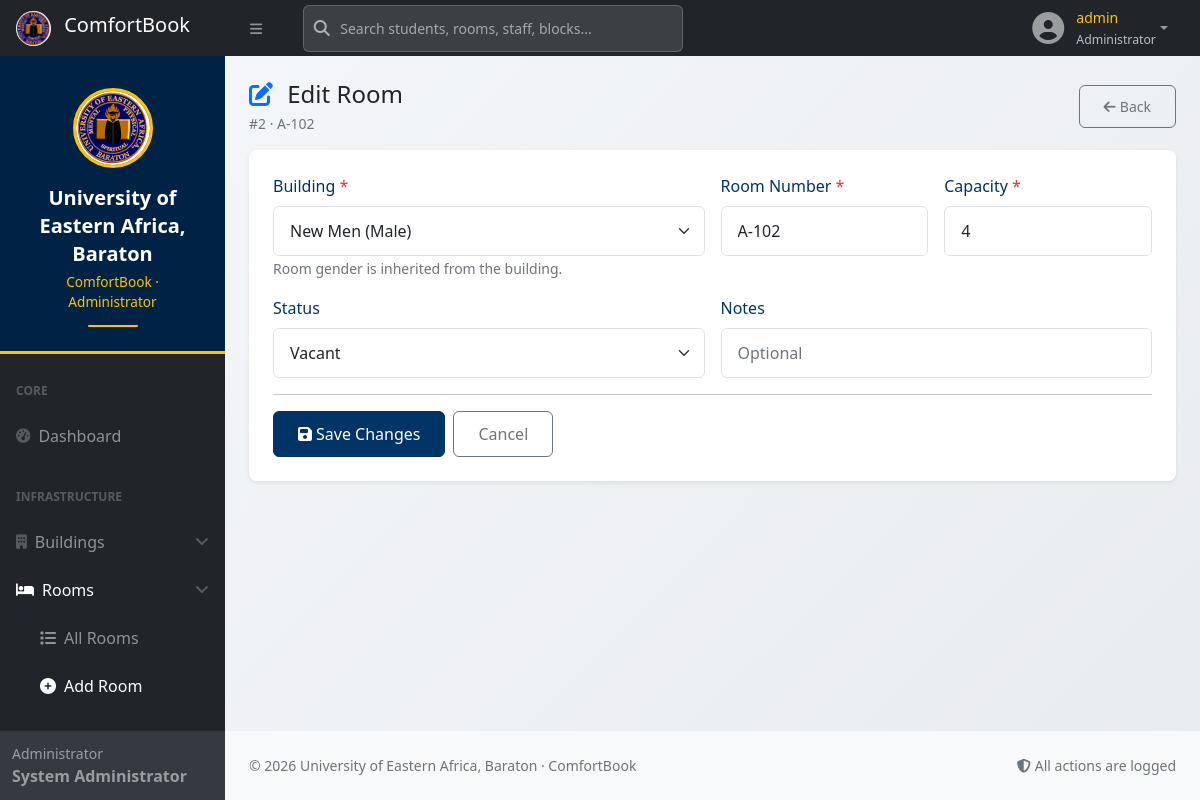
Before: /user/room_form.php?id=2 (signed in) with the older database file.
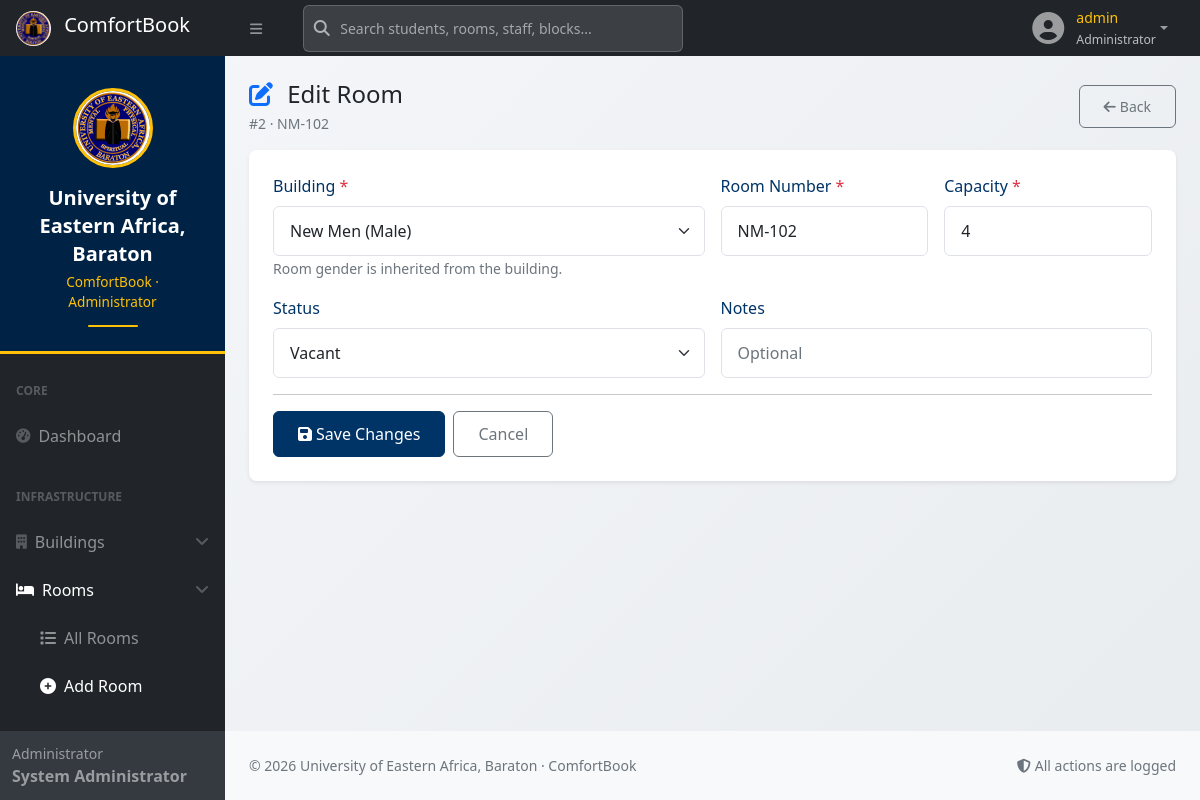
After: the same page with the newer database file.
### tables this page shows
CREATE TABLE `rooms` (
  `id` int(10) UNSIGNED NOT NULL,
  `block_id` int(10) UNSIGNED NOT NULL,
  `room_number` varchar(20) NOT NULL,
  `capacity` tinyint(3) UNSIGNED NOT NULL DEFAULT 1,
  `gender` enum('Male','Female') NOT NULL,
  `status` enum('vacant','available_p2','reserved','occupied') NOT NULL DEFAULT 'vacant',
  `reserved_by_student_id` int(10) UNSIGNED DEFAULT NULL,
  `reserved_at` datetime DEFAULT NULL,
  `notes` text DEFAULT NULL,
  `created_at` datetime NOT NULL DEFAULT current_timestamp()
);

CREATE TABLE `blocks` (
  `id` int(10) UNSIGNED NOT NULL,
  `name` varchar(80) NOT NULL,
  `gender` enum('Male','Female') NOT NULL,
  `description` text DEFAULT NULL,
  `is_active` tinyint(1) NOT NULL DEFAULT 1,
  `created_at` datetime NOT NULL DEFAULT current_timestamp()
);

### includes/config.php (called while the page is built, shortened)
<?php
function h($v): string {
    return htmlspecialchars((string)$v, ENT_QUOTES, 'UTF-8');
}

### user/room_form.php (the view, shortened to what the changed rows need)
<?php
require_once __DIR__ . '/../includes/config.php';
require_once __DIR__ . '/../includes/auth.php';
$id     = (int)($_GET['id'] ?? 0);
$isEdit = $id > 0;
$room   = null;
if ($isEdit) {
    $stmt = $pdo->prepare("SELECT * FROM rooms WHERE id = ?");
    $stmt->execute([$id]);
    $room = $stmt->fetch();
}
$allBlocks = $pdo->query("
    SELECT id, name, gender FROM blocks WHERE is_active = 1
    ORDER BY gender, name
")->fetchAll();
$form = $isEdit ? [
    'block_id'    => (int)$room['block_id'],
    'room_number' => $room['room_number'],
    'capacity'    => (int)$room['capacity'],
    'status'      => $room['status'],
    'notes'       => $room['notes'] ?? '',
] : [
    'block_id'    => (int)($_GET['block_id'] ?? 0),
    'room_number' => '',
    'capacity'    => 4,
    'status'      => 'vacant',
    'notes'       => '',
];
?>
<?php include __DIR__ . '/partial/header.php'; ?>
<div id="layoutSidenav">
    <div id="layoutSidenav_content">
        <main class="container-fluid px-4">
            <div class="d-flex justify-content-between align-items-center mt-4 mb-3">
                <div>
                    <h4 class="mb-1">
                        <i class="fas fa-<?= $isEdit ? 'edit' : 'plus-circle' ?> text-primary me-2"></i>
                        <?= $isEdit ? 'Edit Room' : 'Add Room' ?>
                    </h4>
                    <p class="text-muted small mb-0">
                        <?= $isEdit ? '#'.$id.' · '.h($room['room_number']) : 'Create a new room' ?>
                    </p>
                </div>
            </div>
            <div class="card border-0 shadow-sm">
                <div class="card-body">
                    <form method="post">
                        <div class="row g-3">
                            <div class="col-md-6">
                                <label class="form-label">Building <span class="text-danger">*</span></label>
                                <select name="block_id" class="form-select" required>
                                    <?php foreach ($allBlocks as $b): ?>
                                        <option value="<?= (int)$b['id'] ?>"
                                                <?= $form['block_id'] === (int)$b['id'] ? 'selected' : '' ?>>
                                            <?= h($b['name']) ?> (<?= h($b['gender']) ?>)
                                        </option>
                                    <?php endforeach; ?>
                                </select>
                                <small class="text-muted">Room gender is inherited from the building.</small>
                            </div>
                            <div class="col-md-3">
                                <label class="form-label">Room Number <span class="text-danger">*</span></label>
                                <input type="text" name="room_number" class="form-control" required
                                       value="<?= h($form['room_number']) ?>" placeholder="e.g., A-101">
                            </div>
                            <div class="col-md-3">
                                <label class="form-label">Capacity <span class="text-danger">*</span></label>
                                <input type="number" name="capacity" class="form-control" required
                                       min="1" max="20" value="<?= (int)$form['capacity'] ?>">
                            </div>
                            <div class="col-md-6">
                                <label class="form-label">Status</label>
                                <select name="status" class="form-select">
                                    <?php foreach ([
                                        'vacant'       => 'Vacant',
                                        'available_p2' => 'Released (Phase 2)',
                                        'reserved'     => 'Reserved',
                                        'occupied'     => 'Occupied',
                                    ] as $val => $label): ?>
                                        <option value="<?= $val ?>" <?= $form['status'] === $val ? 'selected' : '' ?>>
                                            <?= $label ?>
                                        </option>
                                    <?php endforeach; ?>
                                </select>
                            </div>
                        </div>
                    </form>
                </div>
            </div>
        </main>
<?php include __DIR__ . '/partial/footer.php'; ?>

Changed rows visible on the page:
changed rooms "Vacant": room_number "A-102" → "NM-102"
